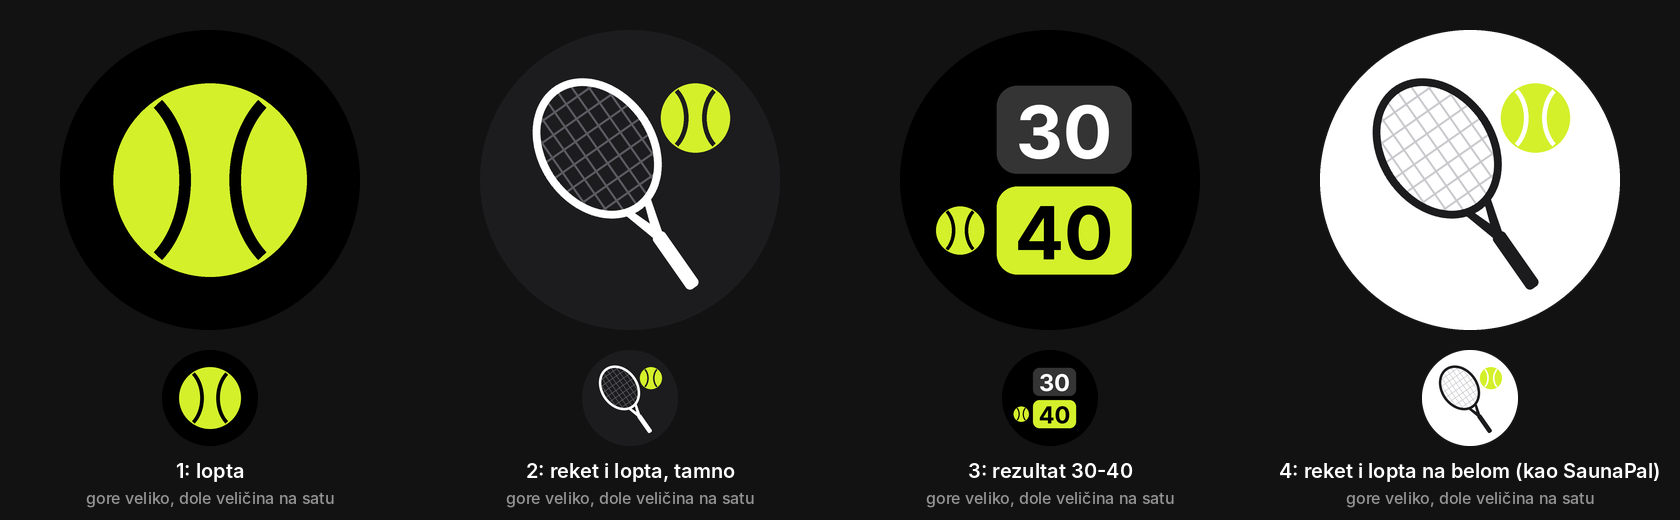

This chart was generated by the following Python code:
"""RallyPal icon drafts: four concepts, each shown large and at watch size.

Usage: python3 ikonice.py <out.png>
"""
import math
import sys
from PIL import Image, ImageDraw, ImageFont

N = 1024
BALL = (212, 240, 43)
BALL_DARK = (170, 196, 20)
WHITE = (255, 255, 255)
BLACK = (0, 0, 0)
INK = (28, 28, 30)
GRAY = (150, 150, 150)
INTER = '/usr/share/fonts/opentype/inter/Inter-{}.otf'


def disc(fill):
    img = Image.new('RGBA', (N, N), (0, 0, 0, 0))
    ImageDraw.Draw(img).ellipse((0, 0, N - 1, N - 1), fill=fill)
    return img


def ball(d, cx, cy, r, fill=BALL, seam=WHITE, seam_w=None):
    d.ellipse((cx - r, cy - r, cx + r, cy + r), fill=fill)
    w = seam_w or max(4, int(r * 0.11))
    # two seams curving in from left and right
    d.arc((cx - r * 1.75, cy - r * 1.05, cx - r * 0.2, cy + r * 1.05), -52, 52, fill=seam, width=w)
    d.arc((cx + r * 0.2, cy - r * 1.05, cx + r * 1.75, cy + r * 1.05), 128, 232, fill=seam, width=w)


def racket(img, cx, cy, scale, angle, frame, strings=None, grip=None):
    """Tennis racket drawn upright on its own layer, then rotated and pasted."""
    L = Image.new('RGBA', (N, N), (0, 0, 0, 0))
    d = ImageDraw.Draw(L)
    hx, hy, hw, hh = N / 2, N * 0.36, 250 * scale, 320 * scale  # head centre and half sizes
    fw = int(34 * scale)
    if strings:
        sw = max(3, int(9 * scale))
        for k in range(-3, 4):
            x = hx + k * hw * 0.24
            dy = hh * math.sqrt(max(0, 1 - (k * 0.24) ** 2))
            d.line((x, hy - dy, x, hy + dy), fill=strings, width=sw)
            y = hy + k * hh * 0.24
            dx = hw * math.sqrt(max(0, 1 - (k * 0.24) ** 2))
            d.line((hx - dx, y, hx + dx, y), fill=strings, width=sw)
    d.ellipse((hx - hw, hy - hh, hx + hw, hy + hh), outline=frame, width=fw)
    # throat
    ty = hy + hh - fw / 2
    d.polygon([(hx - 70 * scale, ty - 20 * scale), (hx - 22 * scale, ty + 150 * scale),
               (hx + 22 * scale, ty + 150 * scale), (hx + 70 * scale, ty - 20 * scale),
               (hx + 40 * scale, ty - 20 * scale), (hx, ty + 90 * scale), (hx - 40 * scale, ty - 20 * scale)],
              fill=frame)
    # handle
    d.rounded_rectangle((hx - 30 * scale, ty + 140 * scale, hx + 30 * scale, ty + 420 * scale),
                        radius=20 * scale, fill=grip or frame)
    L = L.rotate(angle, center=(N / 2, N / 2), resample=Image.BICUBIC)
    img.alpha_composite(L, (int(cx - N / 2), int(cy - N / 2)))


def v1():
    # big ball on black
    img = disc(BLACK)
    d = ImageDraw.Draw(img)
    ball(d, N / 2, N / 2, 330, seam=BLACK, seam_w=40)
    return img


def v2():
    # white racket and yellow-green ball on dark
    img = disc(INK)
    racket(img, N / 2 - 30, N / 2 + 10, 0.8, 35, WHITE, strings=(90, 90, 96))
    d = ImageDraw.Draw(img)
    ball(d, 735, 300, 118, seam=INK, seam_w=16)
    return img


def v3():
    # scoreboard: two score boxes like the watch screen, ball as the serve marker
    img = disc(BLACK)
    d = ImageDraw.Draw(img)
    f = ImageFont.truetype(INTER.format('Bold'), 250)
    for y, txt, fill, fg in ((340, '30', (52, 52, 52), WHITE), (684, '40', BALL, BLACK)):
        d.rounded_rectangle((330, y - 150, 790, y + 150), radius=70, fill=fill)
        d.text((560, y + 8), txt, font=f, fill=fg, anchor='mm')
    ball(d, 205, 684, 82, seam=BLACK, seam_w=12)
    return img


def v4():
    # SaunaPal family: coloured object on white
    img = disc(WHITE)
    racket(img, N / 2 - 30, N / 2 + 10, 0.8, 35, INK, strings=(200, 200, 204))
    d = ImageDraw.Draw(img)
    ball(d, 735, 300, 118, seam=WHITE, seam_w=16)
    return img


def sheet(out):
    icons = [('1: lopta', v1()), ('2: reket i lopta, tamno', v2()),
             ('3: rezultat 30-40', v3()), ('4: reket i lopta na belom (kao SaunaPal)', v4())]
    CW, big, small = 420, 300, 96
    W, H = CW * len(icons), 520
    out_img = Image.new('RGB', (W, H), (18, 18, 18))
    d = ImageDraw.Draw(out_img)
    cap = ImageFont.truetype(INTER.format('SemiBold'), 20)
    sub = ImageFont.truetype(INTER.format('Medium'), 16)
    for i, (name, ic) in enumerate(icons):
        cx = i * CW + CW // 2
        b = ic.resize((big, big), Image.LANCZOS)
        out_img.paste(b, (cx - big // 2, 30), b)
        s = ic.resize((small, small), Image.LANCZOS)
        out_img.paste(s, (cx - small // 2, 350), s)
        d.text((cx, 470), name, font=cap, fill=WHITE, anchor='mm')
        d.text((cx, 498), 'gore veliko, dole veličina na satu', font=sub, fill=GRAY, anchor='mm')
    out_img.save(out)


# ---------- universal drafts (round 2: no tennis ball) ----------

def dot(d, cx, cy, r, fill=BALL):
    d.ellipse((cx - r, cy - r, cx + r, cy + r), fill=fill)


def paddle(img, cx, cy, scale, angle, fill, grip=None, holes=None):
    """Solid paddle (pickleball/padel/table tennis) drawn upright, rotated, pasted."""
    L = Image.new('RGBA', (N, N), (0, 0, 0, 0))
    d = ImageDraw.Draw(L)
    hx, hy, hw, hh = N / 2, N * 0.38, 210 * scale, 250 * scale
    d.rounded_rectangle((hx - hw, hy - hh, hx + hw, hy + hh), radius=int(190 * scale), fill=fill)
    if holes:
        for i in range(-1, 2):
            for j in range(-2, 3):
                x, y = hx + i * 95 * scale, hy + j * 80 * scale
                r = 20 * scale
                d.ellipse((x - r, y - r, x + r, y + r), fill=holes)
    d.rounded_rectangle((hx - 38 * scale, hy + hh - 20 * scale, hx + 38 * scale, hy + hh + 300 * scale),
                        radius=int(24 * scale), fill=grip or fill)
    L = L.rotate(angle, center=(N / 2, N / 2), resample=Image.BICUBIC)
    img.alpha_composite(L, (int(cx - N / 2), int(cy - N / 2)))


def u1():
    # scoreboard with neutral numbers and a plain dot as the serve marker
    img = disc(BLACK)
    d = ImageDraw.Draw(img)
    f = ImageFont.truetype(INTER.format('Bold'), 260)
    for y, txt, fill, fg in ((340, '3', (52, 52, 52), WHITE), (684, '5', BALL, BLACK)):
        d.rounded_rectangle((380, y - 150, 740, y + 150), radius=70, fill=fill)
        d.text((560, y + 8), txt, font=f, fill=fg, anchor='mm')
    dot(d, 245, 684, 64)
    return img


def u2():
    # racket and paddle crossed, plain dot
    img = disc(INK)
    racket(img, N / 2 - 115, N / 2 + 40, 0.62, 30, WHITE, strings=(90, 90, 96))
    paddle(img, N / 2 + 115, N / 2 + 40, 0.62, -30, BALL, grip=BALL_DARK)
    d = ImageDraw.Draw(img)
    dot(d, N / 2, 215, 50, WHITE)
    return img


def u3():
    # rally: ball flying over a net, side view
    img = disc(BLACK)
    d = ImageDraw.Draw(img)
    ground = 700
    d.line((150, ground, 874, ground), fill=WHITE, width=26)
    # net
    d.rectangle((503, 470, 521, ground), fill=WHITE)  # post
    d.rectangle((480, 470, 544, 490), fill=WHITE)  # net tape
    # dotted arc trajectory
    pts = []
    for i in range(0, 15):
        t = i / 14
        x = 230 + t * 520
        y = ground - 40 - math.sin(math.pi * t) * 470
        pts.append((x, y))
    for x, y in pts[:-1]:
        dot(d, x, y, 13, (120, 120, 120))
    dot(d, 760, 600, 70)
    return img


def u4():
    # court seen from above with the net across, plain dot
    img = disc(INK)
    d = ImageDraw.Draw(img)
    x0, y0, x1, y1 = 300, 170, 724, 854
    d.rectangle((x0, y0, x1, y1), outline=WHITE, width=24)
    d.line((x0, (y0 + y1) / 2, x1, (y0 + y1) / 2), fill=BALL, width=34)  # net
    d.line(((x0 + x1) / 2, y0 + 150, (x0 + x1) / 2, y1 - 150), fill=WHITE, width=16)
    d.line((x0, y0 + 150, x1, y0 + 150), fill=WHITE, width=16)
    d.line((x0, y1 - 150, x1, y1 - 150), fill=WHITE, width=16)
    dot(d, 610, 300, 52)
    return img


def sheet2(out):
    icons = [('5: semafor', u1()), ('6: reket i paleta', u2()),
             ('7: lopta preko mreže', u3()), ('8: teren odozgo', u4())]
    CW, big, small = 420, 300, 96
    W, H = CW * len(icons), 520
    out_img = Image.new('RGB', (W, H), (18, 18, 18))
    d = ImageDraw.Draw(out_img)
    cap = ImageFont.truetype(INTER.format('SemiBold'), 20)
    sub = ImageFont.truetype(INTER.format('Medium'), 16)
    for i, (name, ic) in enumerate(icons):
        cx = i * CW + CW // 2
        b = ic.resize((big, big), Image.LANCZOS)
        out_img.paste(b, (cx - big // 2, 30), b)
        s = ic.resize((small, small), Image.LANCZOS)
        out_img.paste(s, (cx - small // 2, 350), s)
        d.text((cx, 470), name, font=cap, fill=WHITE, anchor='mm')
        d.text((cx, 498), 'gore veliko, dole veličina na satu', font=sub, fill=GRAY, anchor='mm')
    out_img.save(out)


if __name__ == '__main__':
    if len(sys.argv) > 2 and sys.argv[2] == '2':
        sheet2(sys.argv[1])
    else:
        sheet(sys.argv[1] if len(sys.argv) > 1 else 'ikonice.png')
